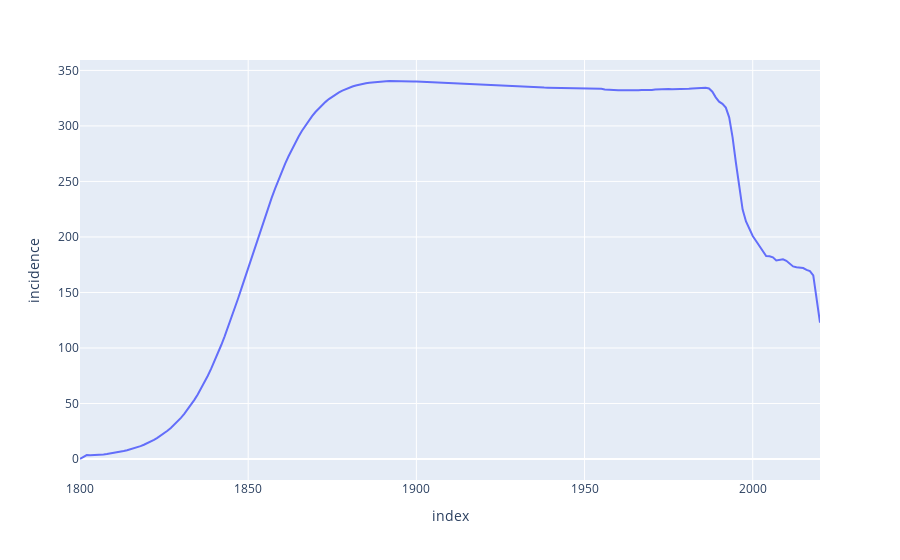

Write notebook code for a chart like this one.
### Code cell
inci_plot = px.line(
    derived_df_0,
    x=derived_df_0.index,
    y="incidence",
)
inci_plot.show()
# inci_plot.write_image(str(SUPPLEMENT_PATH) + "/incidence.jpg")

### Figure 1 — Plotly figure (JSON) as saved in the notebook; plotly's stock layout.template omitted (floating-point values rounded to 4 significant figures; data arrays with more than 128 entries replaced by an {"elided": "..."} marker saying what was removed)
{"data": [{"hovertemplate": "index=%{x}<br>incidence=%{y}<extra></extra>", "legendgroup": "", "line": {"color": "#636efa", "dash": "solid"}, "marker": {"symbol": "circle"}, "mode": "lines", "name": "", "orientation": "v", "showlegend": false, "type": "scatter", "x": {"elided": "221 int values"}, "xaxis": "x", "y": {"elided": "221 float values"}, "yaxis": "y"}], "layout": {"legend": {"tracegroupgap": 0}, "margin": {"t": 60}, "xaxis": {"anchor": "y", "domain": [0, 1], "title": {"text": "index"}}, "yaxis": {"anchor": "x", "domain": [0, 1], "title": {"text": "incidence"}}}}
